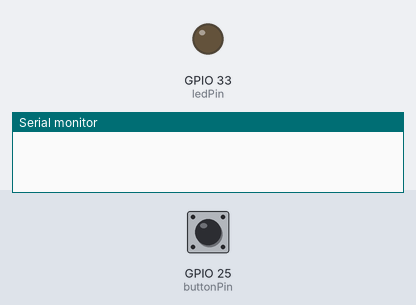
Bench run of a sketch on a simulated ESP32. Shown: output pins drawn as LEDs (lit = HIGH), the last lines printed to the serial monitor. The inputs (shaded band) are chosen by the test bench; at power-on: GPIO 25 (buttonPin) HIGH.

Above: at 1.2 s.
1.3 s: GPIO 25 (buttonPin) pulled LOW for 0.15 s
At 2.5 s:
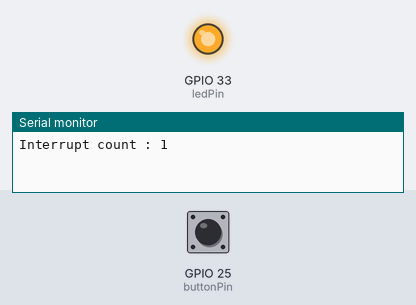
2.9 s: GPIO 25 (buttonPin) pulled LOW for 1 s
At 3.9 s:
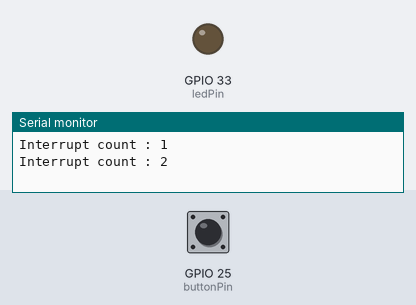
5.4 s: GPIO 25 (buttonPin) pulled LOW for 3.2 s
At 5.8 s:
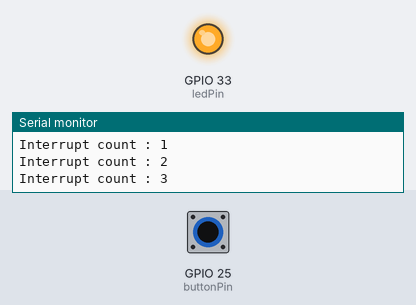
Timing chart, 0 to 8.4 s (numbered marks = the images above; inputs shaded):
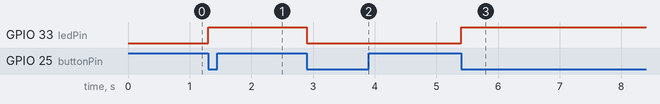

The sketch:

Interrupt_LED_PushButton.ino
```cpp
const int buttonPin = 25;  // GPIO pin connected to the push button
const int ledPin = 33;     // GPIO pin connected to the LED

volatile bool ledState = false;  // Variable to track LED state
volatile int interrupt_counter = 0;

void IRAM_ATTR handleButtonPress(){
  ledState = !ledState;
  interrupt_counter++;
  Serial.print("Interrupt count : ");
  Serial.println(interrupt_counter);
}

void setup() {
  Serial.begin(115200);
  pinMode(ledPin, OUTPUT);
  pinMode(buttonPin, INPUT_PULLUP);
  attachInterrupt(buttonPin, handleButtonPress, FALLING);

}

void loop() {
  // put your main code here, to run repeatedly:
  digitalWrite(ledPin, ledState);

}
```

Measured:
- after the input at 1.3 s, GPIO 33 (ledPin): LOW → HIGH at once
- after the input at 2.9 s, GPIO 33 (ledPin): HIGH → LOW at once
- after the input at 5.4 s, GPIO 33 (ledPin): LOW → HIGH at once
